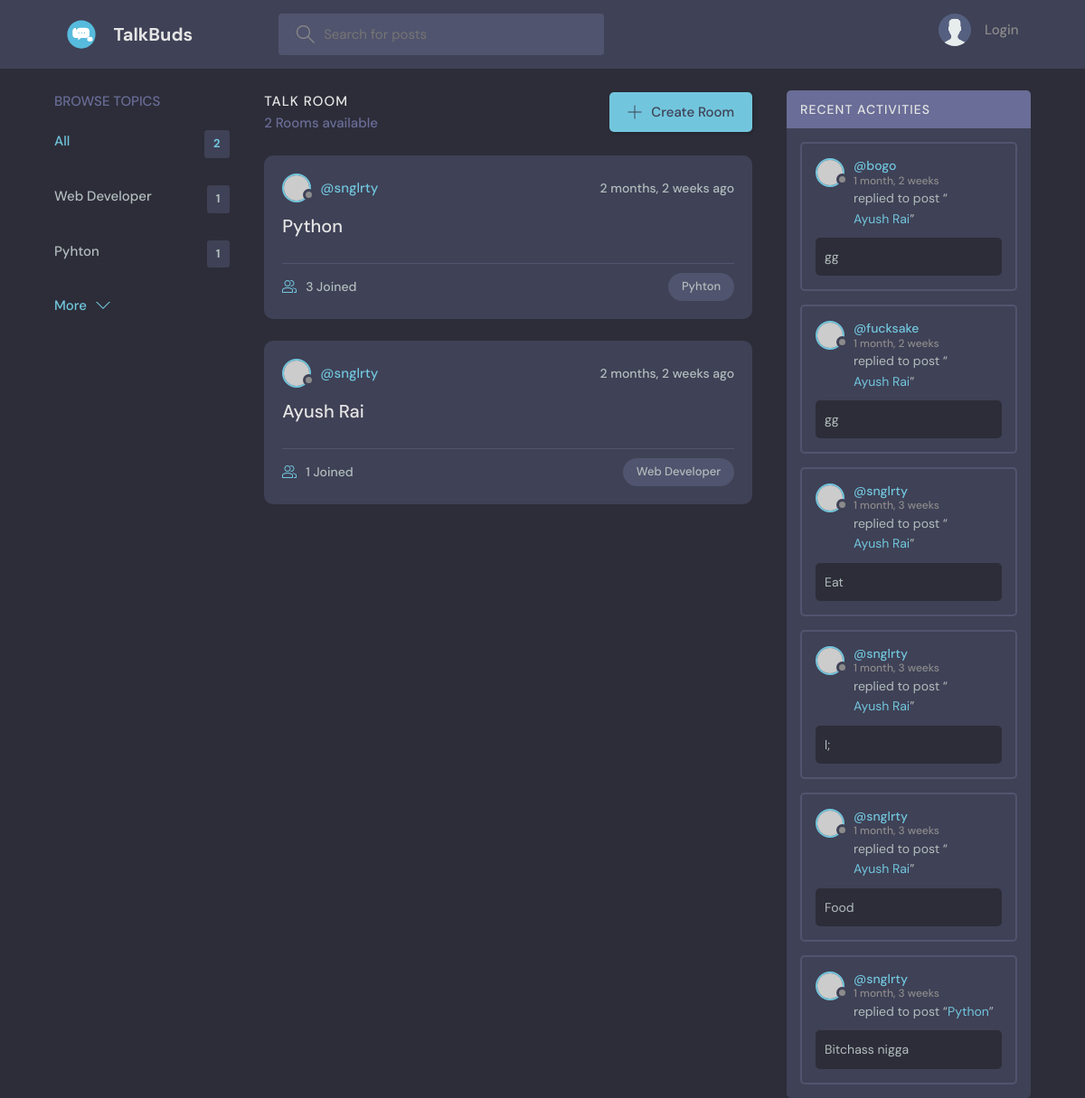
The app's page /, older data.
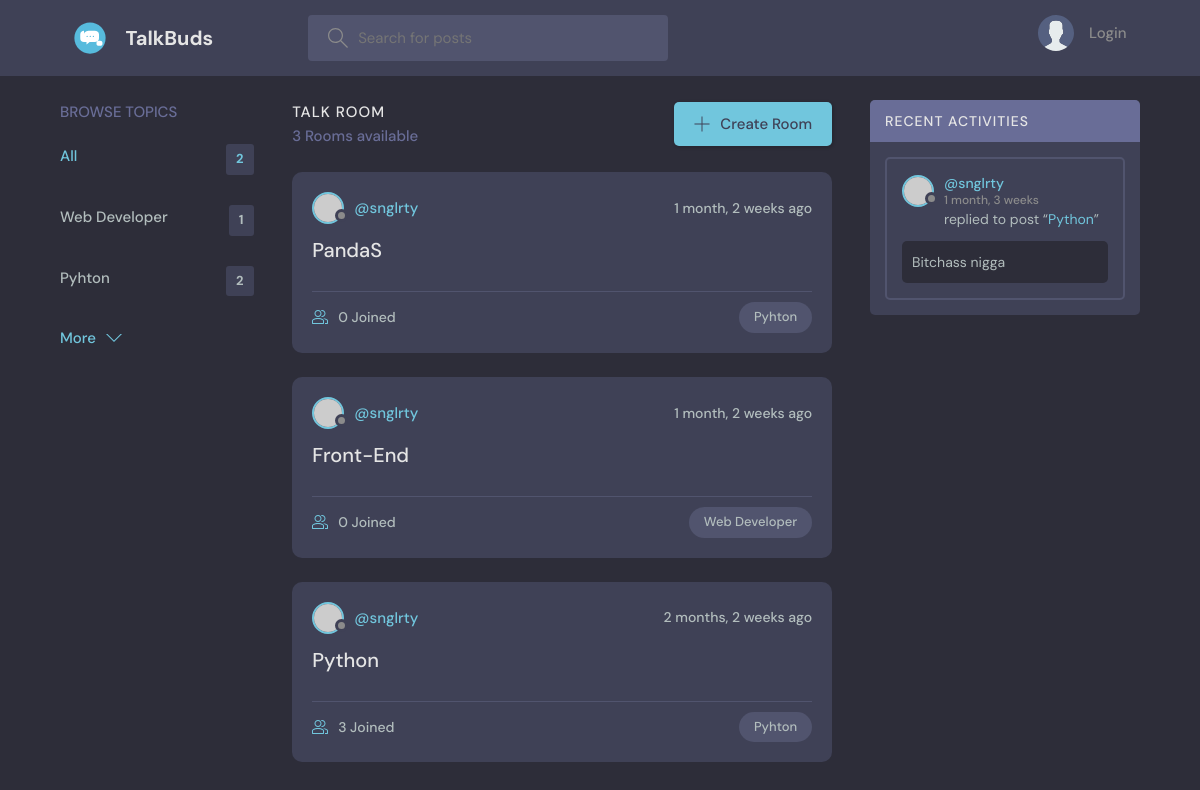
The same page, newer data.
### base/models.py (models this page shows, shortened)
class Topic(models.Model):
    name = models.CharField(max_length=200)

class Room(models.Model):
    host = models.ForeignKey(User, on_delete= models.SET_NULL, null= True)
    topic = models.ForeignKey(Topic, on_delete= models.SET_NULL, null= True)
    name = models.CharField(max_length=200)
    description = models.TextField(null=True, blank=True)
    participants = models.ManyToManyField(User,related_name='particpants',blank='True')
    updated = models.DateTimeField(auto_now= True)
    created = models.DateTimeField(auto_now_add= True)
    class Meta:
        ordering = ['-updated','-created']
    def __str__(self):
        return self.name

class message(models.Model):
    user = models.ForeignKey(User,on_delete=models.CASCADE)
    room = models.ForeignKey(Room, on_delete=models.CASCADE)
    body = models.TextField()
    updated = models.DateTimeField(auto_now= True)
    created = models.DateTimeField(auto_now_add= True)
    class Meta:
        ordering = ['-updated','-created']

### base/views.py (the view)
# urls.py: path('',home,name="home"),
def home(request):
    q = request.GET.get('q') if request.GET.get('q') != None else ''
    rooms = Room.objects.filter(
        Q(topic__name__icontains=q) |
        Q(name__icontains=q) |
        Q(description__icontains=q)
    )
    topics = Topic.objects.all()
    room_count = rooms.count()
    chats = message.objects.all()
    context = {'rooms' : rooms,'topics' : topics,'room_count':room_count, 'chats' : chats}
    return render(request,'base/home.html',context)

### base/templates/base/home.html (shortened to what this page needs)
{%extends 'main.html'%}
{%block content%}
    <main class="layout layout--3">
      <div class="container">
        {% include 'base/topics_component.html' %}
        <div class="roomList">
          <div class="roomList__header">
            <div>
              <h2>Talk Room</h2>
              <p>{{room_count}} Rooms available</p>
            </div>
            <a class="btn btn--main" href="{%url 'create-room'%}">
              <svg version="1.1" xmlns="http://www.w3.org/2000/svg" width="32" height="32" viewBox="0 0 32 32">
                <title>add</title>
                <path
                  d="M16.943 0.943h-1.885v14.115h-14.115v1.885h14.115v14.115h1.885v-14.115h14.115v-1.885h-14.115v-14.115z"
                ></path>
              </svg>
              Create Room
            </a>
          </div>
                {% include 'base/feed_component.html' %}
        </div>
        {%include 'base/activity_component.html'%}
      </div>
    </main>
    {%endblock%}

### base/templates/base/topics_component.html
<div class="topics">
    <div class="topics__header">
      <h2>Browse Topics</h2>
    </div>
    <ul class="topics__list">
      <li>
        <a href="{% url 'home' %}" class="active">All <span>{{topics.count}}</span></a>
      </li>
      {% for topic in topics %}
      <li>
        <a href="{% url 'home' %}?q={{topic.name}}">{{topic.name}}<span>{{topic.room_set.all.count}}</span></a>
      </li>
      {% endfor   %}
    </ul>
    <a class="btn btn--link" href="{% url 'topics'%}">
      More
      <svg version="1.1" xmlns="http://www.w3.org/2000/svg" width="32" height="32" viewBox="0 0 32 32">
        <title>chevron-down</title>
        <path d="M16 21l-13-13h-3l16 16 16-16h-3l-13 13z"></path>
      </svg>
    </a>
  </div>

### base/templates/base/feed_component.html (shortened to what this page needs)
{% for room in rooms %}
    <div class="roomListRoom">
      <div class="roomListRoom__header">
        <a href="{% url 'profile' room.host.id %}" class="roomListRoom__author">
          <div class="avatar avatar--small">
            <img src="https://randomuser.me/api/portraits/women/11.jpg" />
          </div>
          <span>@{{ room.host.username }}</span>
        </a>
        <div class="roomListRoom__actions">
          <span>{{room.created|timesince}} ago</span>
        </div>
      </div>
      <div class="roomListRoom__content">
        <a href="{% url 'room' room.id%}">{{room.name}}</a>
      </div>
      <div class="roomListRoom__meta">
        <a href="{% url 'room' room.id%}" class="roomListRoom__joined">
          {{room.participants.all.count}} Joined
        </a>
        <p class="roomListRoom__topic">{{ room.topic.name }}</p>
      </div>
    </div>
{%endfor%}

### base/templates/base/activity_component.html
<div class="activities">
    <div class="activities__header">
      <h2>Recent Activities</h2>
    </div>
    {% for chat in chats %}
    <div class="activities__box">
      <div class="activities__boxHeader roomListRoom__header">
        <a href="{% url 'profile' chat.user.id %}" class="roomListRoom__author">
          <div class="avatar avatar--small">
            <img src="https://randomuser.me/api/portraits/women/11.jpg" />
          </div>
          <p>
            @{{chat.user}}
            <span>{{chat.created|timesince}}</span>
          </p>
        </a>
      </div>
      <div class="activities__boxContent">
        <p>replied to post “<a href="{% url 'room' chat.room.id %}">{{chat.room}}</a>”</p>
        <div class="activities__boxRoomContent">
            {{chat.body}}
        </div>
      </div>
    </div>
    {% endfor %}
  </div>

Row changes from the older to the newer data that the page shows:
removed Room: host.username "snglrty", created "2 months, 2 weeks", name "Ayush Rai", participants.all.count "1", topic.name "Web Developer"
removed message: user "bogo", created "1 month, 2 weeks", room "Ayush Rai", body "gg"
removed message: user "fucksake", created "1 month, 2 weeks", room "Ayush Rai", body "gg"
removed message: user "snglrty", created "1 month, 3 weeks", room "Ayush Rai", body "Eat"
removed message: user "snglrty", created "1 month, 3 weeks", room "Ayush Rai", body "l;"
removed message: user "snglrty", created "1 month, 3 weeks", room "Ayush Rai", body "Food"
computed for Topic "Pyhton": room_set.all.count "1" → "2"
added Room: host.username "snglrty", created "1 month, 2 weeks", name "PandaS", participants.all.count "0", topic.name "Pyhton"
added Room: host.username "snglrty", created "1 month, 2 weeks", name "Front-End", participants.all.count "0", topic.name "Web Developer"
Text that changed along with them:
{{ room_count }}: "2" → "3"
